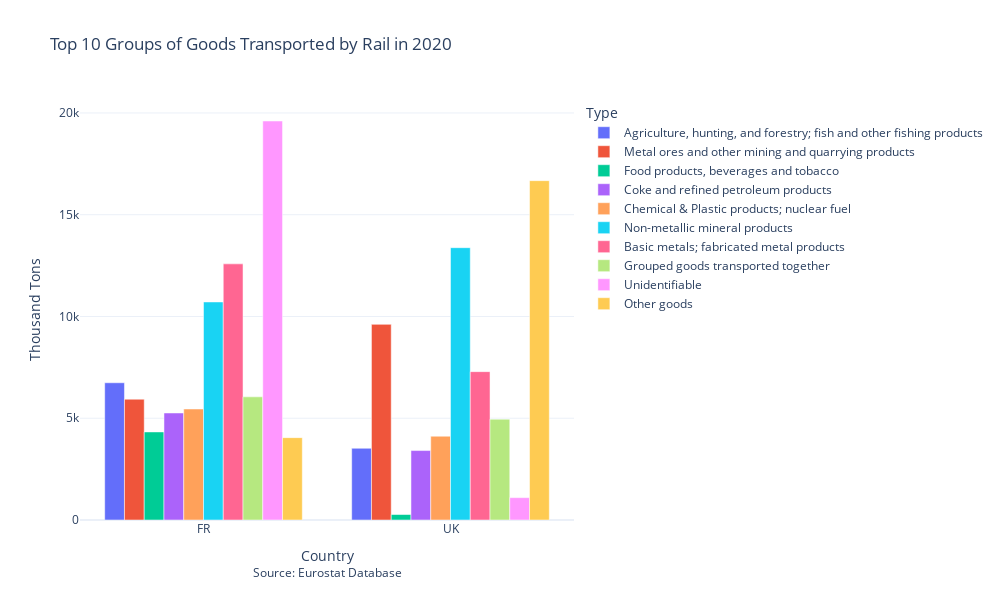

This figure's notebook cell:
### Code cell
import pandas as pd
import plotly.express as px

df_2020 = df[df['Year'] == 2019]

df_abs_melted_2020 = df_2020.melt(id_vars=['Year', 'name'], value_vars=['FR', 'UK'], 
                                  var_name='Country', value_name='Absolute')

df_perc_melted_2020 = df_2020.melt(id_vars=['Year', 'name'], value_vars=['UK_perc', 'FR_perc'], 
                                   var_name='Country', value_name='Percentage')

df_perc_melted_2020['Country'] = df_perc_melted_2020['Country'].str.replace('_perc', '')

fig_abs_2020 = px.bar(df_abs_melted_2020, x='Country', y='Absolute', color='name', barmode='group',
                      title='Absolute Values by Type for 2020')

fig_perc_2020 = px.bar(df_perc_melted_2020, x='Country', y='Percentage', color='name', barmode='group',
                       title='Percentage Values by Type for 2020')

fig_abs_2020.update_layout(
    title='Top 10 Groups of Goods Transported by Rail in 2020',
    xaxis_title='Country',
    yaxis_title='Thousand Tons',
    legend_title='Type',
    template='plotly_white',
    width=1000,
    height=600,
    legend=dict(
        font=dict(
            size=12  # Set the legend font size here
        )
    )
)



# Show the figures
# fig_perc_2020.show()

fig_abs_2020.add_annotation(
    text="Source: <a href='https://ec.europa.eurostat/eurostat/data/database'>Eurostat Database</a>",
    xref="paper", yref="paper",
    x=0.5, y=-0.15,
    showarrow=False,
    font=dict(size=12),
    xanchor='center'
)

fig_abs_2020.show()
pio.write_image(fig_abs_2020, '../output/Top 10 Groups of Goods Transported by Rail in 2020.png')

### Figure 1 — Plotly figure (JSON) as saved in the notebook; plotly's stock layout.template omitted (floating-point values rounded to 4 significant figures)
{"data": [{"alignmentgroup": "True", "hovertemplate": "name=Agriculture, hunting, and forestry; fish and other fishing products<br>Country=%{x}<br>Absolute=%{y}<extra></extra>", "legendgroup": "Agriculture, hunting, and forestry; fish and other fishing products", "marker": {"color": "#636efa", "pattern": {"shape": ""}}, "name": "Agriculture, hunting, and forestry; fish and other fishing products", "offsetgroup": "Agriculture, hunting, and forestry; fish and other fishing products", "orientation": "v", "showlegend": true, "textposition": "auto", "type": "bar", "x": ["FR", "UK"], "xaxis": "x", "y": [6743, 3524], "yaxis": "y"}, {"alignmentgroup": "True", "hovertemplate": "name=Metal ores and other mining and quarrying products<br>Country=%{x}<br>Absolute=%{y}<extra></extra>", "legendgroup": "Metal ores and other mining and quarrying products", "marker": {"color": "#EF553B", "pattern": {"shape": ""}}, "name": "Metal ores and other mining and quarrying products", "offsetgroup": "Metal ores and other mining and quarrying products", "orientation": "v", "showlegend": true, "textposition": "auto", "type": "bar", "x": ["FR", "UK"], "xaxis": "x", "y": [5935, 9612], "yaxis": "y"}, {"alignmentgroup": "True", "hovertemplate": "name=Food products, beverages and tobacco<br>Country=%{x}<br>Absolute=%{y}<extra></extra>", "legendgroup": "Food products, beverages and tobacco", "marker": {"color": "#00cc96", "pattern": {"shape": ""}}, "name": "Food products, beverages and tobacco", "offsetgroup": "Food products, beverages and tobacco", "orientation": "v", "showlegend": true, "textposition": "auto", "type": "bar", "x": ["FR", "UK"], "xaxis": "x", "y": [4327, 269], "yaxis": "y"}, {"alignmentgroup": "True", "hovertemplate": "name=Coke and refined petroleum products<br>Country=%{x}<br>Absolute=%{y}<extra></extra>", "legendgroup": "Coke and refined petroleum products", "marker": {"color": "#ab63fa", "pattern": {"shape": ""}}, "name": "Coke and refined petroleum products", "offsetgroup": "Coke and refined petroleum products", "orientation": "v", "showlegend": true, "textposition": "auto", "type": "bar", "x": ["FR", "UK"], "xaxis": "x", "y": [5258, 3412], "yaxis": "y"}, {"alignmentgroup": "True", "hovertemplate": "name=Chemical & Plastic products; nuclear fuel<br>Country=%{x}<br>Absolute=%{y}<extra></extra>", "legendgroup": "Chemical & Plastic products; nuclear fuel", "marker": {"color": "#FFA15A", "pattern": {"shape": ""}}, "name": "Chemical & Plastic products; nuclear fuel", "offsetgroup": "Chemical & Plastic products; nuclear fuel", "orientation": "v", "showlegend": true, "textposition": "auto", "type": "bar", "x": ["FR", "UK"], "xaxis": "x", "y": [5454, 4117], "yaxis": "y"}, {"alignmentgroup": "True", "hovertemplate": "name=Non-metallic mineral products<br>Country=%{x}<br>Absolute=%{y}<extra></extra>", "legendgroup": "Non-metallic mineral products", "marker": {"color": "#19d3f3", "pattern": {"shape": ""}}, "name": "Non-metallic mineral products", "offsetgroup": "Non-metallic mineral products", "orientation": "v", "showlegend": true, "textposition": "auto", "type": "bar", "x": ["FR", "UK"], "xaxis": "x", "y": [10714, 13380], "yaxis": "y"}, {"alignmentgroup": "True", "hovertemplate": "name=Basic metals; fabricated metal products<br>Country=%{x}<br>Absolute=%{y}<extra></extra>", "legendgroup": "Basic metals; fabricated metal products", "marker": {"color": "#FF6692", "pattern": {"shape": ""}}, "name": "Basic metals; fabricated metal products", "offsetgroup": "Basic metals; fabricated metal products", "orientation": "v", "showlegend": true, "textposition": "auto", "type": "bar", "x": ["FR", "UK"], "xaxis": "x", "y": [12585, 7290], "yaxis": "y"}, {"alignmentgroup": "True", "hovertemplate": "name=Grouped goods transported together<br>Country=%{x}<br>Absolute=%{y}<extra></extra>", "legendgroup": "Grouped goods transported together", "marker": {"color": "#B6E880", "pattern": {"shape": ""}}, "name": "Grouped goods transported together", "offsetgroup": "Grouped goods transported together", "orientation": "v", "showlegend": true, "textposition": "auto", "type": "bar", "x": ["FR", "UK"], "xaxis": "x", "y": [6051, 4956], "yaxis": "y"}, {"alignmentgroup": "True", "hovertemplate": "name=Unidentifiable<br>Country=%{x}<br>Absolute=%{y}<extra></extra>", "legendgroup": "Unidentifiable", "marker": {"color": "#FF97FF", "pattern": {"shape": ""}}, "name": "Unidentifiable", "offsetgroup": "Unidentifiable", "orientation": "v", "showlegend": true, "textposition": "auto", "type": "bar", "x": ["FR", "UK"], "xaxis": "x", "y": [19604, 1099], "yaxis": "y"}, {"alignmentgroup": "True", "hovertemplate": "name=Other goods<br>Country=%{x}<br>Absolute=%{y}<extra></extra>", "legendgroup": "Other goods", "marker": {"color": "#FECB52", "pattern": {"shape": ""}}, "name": "Other goods", "offsetgroup": "Other goods", "orientation": "v", "showlegend": true, "textposition": "auto", "type": "bar", "x": ["FR", "UK"], "xaxis": "x", "y": [4047, 16673], "yaxis": "y"}], "layout": {"annotations": [{"font": {"size": 12}, "showarrow": false, "text": "Source: <a href='https://ec.europa.eurostat/eurostat/data/database'>Eurostat Database</a>", "x": 0.5, "xanchor": "center", "xref": "paper", "y": -0.15, "yref": "paper"}], "barmode": "group", "height": 600, "legend": {"font": {"size": 12}, "title": {"text": "Type"}, "tracegroupgap": 0}, "title": {"text": "Top 10 Groups of Goods Transported by Rail in 2020"}, "width": 1000, "xaxis": {"anchor": "y", "autorange": true, "domain": [0, 1], "range": [-0.5, 1.5], "title": {"text": "Country"}, "type": "category"}, "yaxis": {"anchor": "x", "autorange": true, "domain": [0, 1], "range": [0, 20640.0], "title": {"text": "Thousand Tons"}, "type": "linear"}}}
